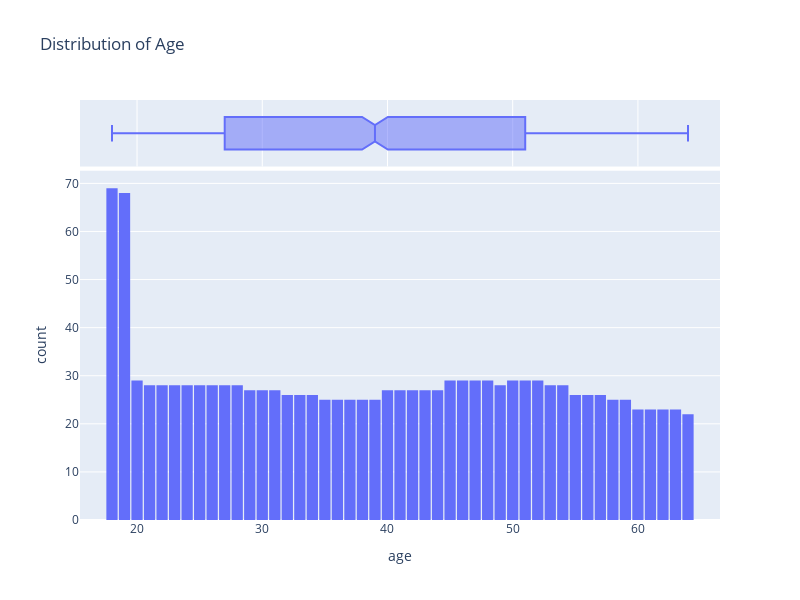

Notebook source saved alongside this figure:
### Markdown cell above
Creating a Histogram of age.

If you observe the graph of age, nunber of people of age 18 and 19 is almost double than other, other all age group has almost similar nunber of people. The more the steady graph the more accurate result we will get.

### Code cell
fig = px.histogram(df,
                   x='age', 
                   marginal='box',
                   nbins=47,
                   title='Distribution of Age')
fig.update_layout(width=800, height=600, bargap=0.1)
fig.show()

### Figure 1 — Plotly figure (JSON) as saved in the notebook; plotly's stock layout.template omitted (floating-point values rounded to 4 significant figures; data arrays with more than 128 entries replaced by an {"elided": "..."} marker saying what was removed)
{"data": [{"alignmentgroup": "True", "bingroup": "x", "hovertemplate": "age=%{x}<br>count=%{y}<extra></extra>", "legendgroup": "", "marker": {"color": "#636efa", "pattern": {"shape": ""}}, "name": "", "nbinsx": 47, "offsetgroup": "", "orientation": "v", "showlegend": false, "type": "histogram", "x": {"elided": "1338 int values"}, "xaxis": "x", "yaxis": "y"}, {"alignmentgroup": "True", "hovertemplate": "age=%{x}<extra></extra>", "legendgroup": "", "marker": {"color": "#636efa"}, "name": "", "notched": true, "offsetgroup": "", "showlegend": false, "type": "box", "x": {"elided": "1338 int values"}, "xaxis": "x2", "yaxis": "y2"}], "layout": {"bargap": 0.1, "barmode": "relative", "height": 600, "legend": {"tracegroupgap": 0}, "title": {"text": "Distribution of Age"}, "width": 800, "xaxis": {"anchor": "y", "domain": [0, 1], "title": {"text": "age"}}, "xaxis2": {"anchor": "y2", "domain": [0, 1], "matches": "x", "showgrid": true, "showticklabels": false}, "yaxis": {"anchor": "x", "domain": [0, 0.8316], "title": {"text": "count"}}, "yaxis2": {"anchor": "x2", "domain": [0.8416, 1], "matches": "y2", "showgrid": false, "showline": false, "showticklabels": false, "ticks": ""}}}
